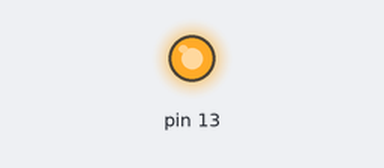
A sketch run on a simulated Arduino Uno, built with avr-gcc and run on an emulated ATmega328P. Shown: output pins drawn as LEDs (lit = HIGH).

Above: at 2.0 s.
At 8.1 s:
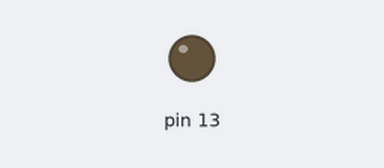
Timing chart, 0 to 12.7 s (numbered marks = the images above):
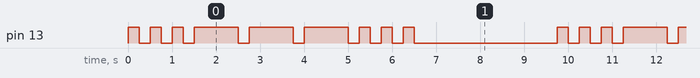

The sketch:

test.ino
```cpp
#include <Morse.h>
#include <math.h>

Morse morse(13);

void setup()
{
}

void loop()
{
  morse.dot(); morse.dot(); morse.dot();
  morse.dash(); morse.dash(); morse.dash();
  morse.dot(); morse.dot(); morse.dot();
  delay(3000);
}

double squareRoot(const double a) {
    double b = sqrt(a);
    if(b != b) { // nan check
        return -1.0;
    }else{
        return sqrt(a);
    }
}
```

Measured:
- by itself, pin 13: repeats every 9.8 s: 2 × (LOW 0.25 s, HIGH 0.25 s), 3 × (LOW 0.25 s, HIGH 1.0 s), 3 × (LOW 0.25 s, HIGH 0.25 s), LOW 3.3 s, HIGH 0.25 s
- by itself, everything shown: repeats every 9.8 s, in 18 steps
